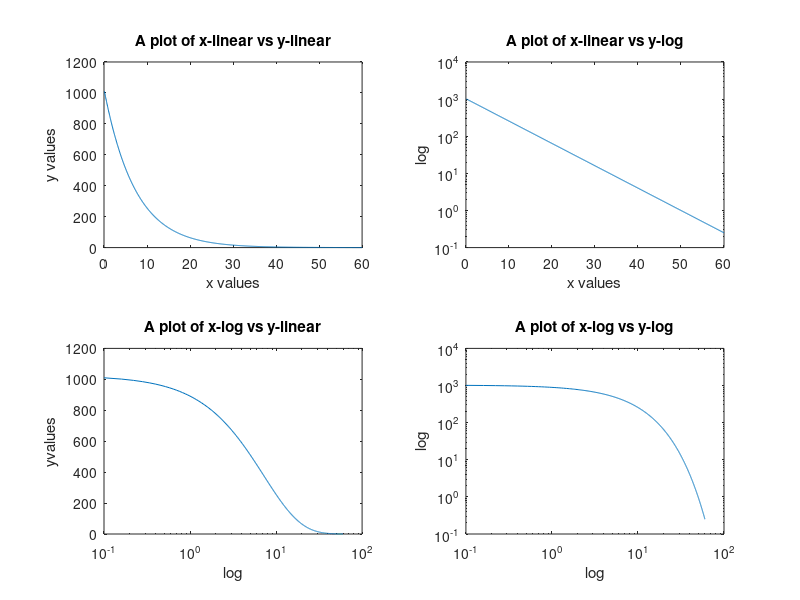

This chart was generated by the following MATLAB code:
%Ayden Hession
%Section: 27393
%CW2
x = linspace(.1,60,1000);
y = 2.^(-.2*x+10);
subplot(2,2,1)
plot(x,y)
xlabel('x values')
ylabel('y values')
title('A plot of x-linear vs y-linear')
%*************************
subplot(2,2,2)
semilogy(x,y)
xlabel('x values')
ylabel('log')
title('A plot of x-linear vs y-log')
%*************************
subplot(2,2,3)
semilogx(x,y)
xlabel('log')
ylabel('yvalues')
title('A plot of x-log vs y-linear')
%*************************
subplot(2,2,4)
loglog(x,y)
xlabel('log')
ylabel('log')
title('A plot of x-log vs y-log')